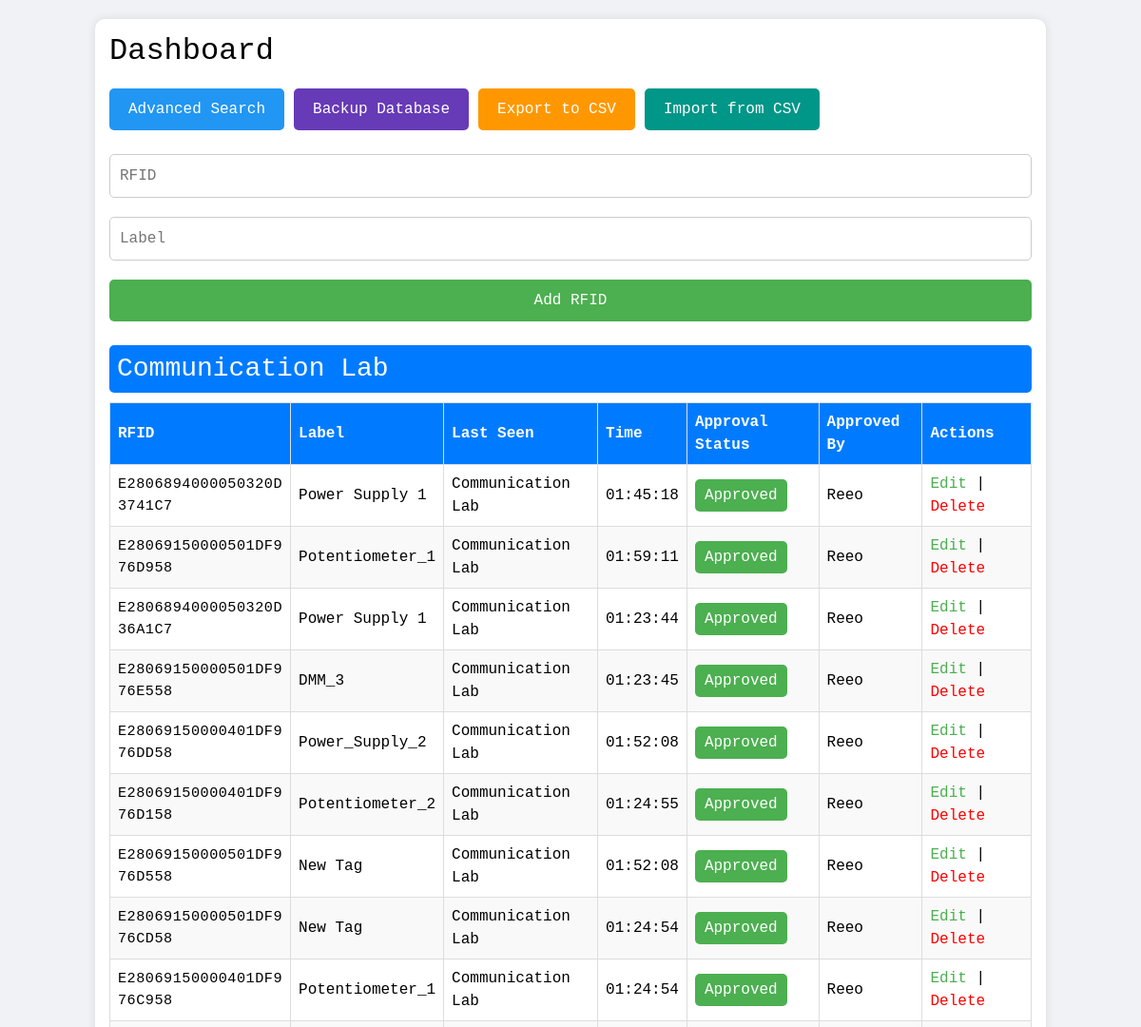
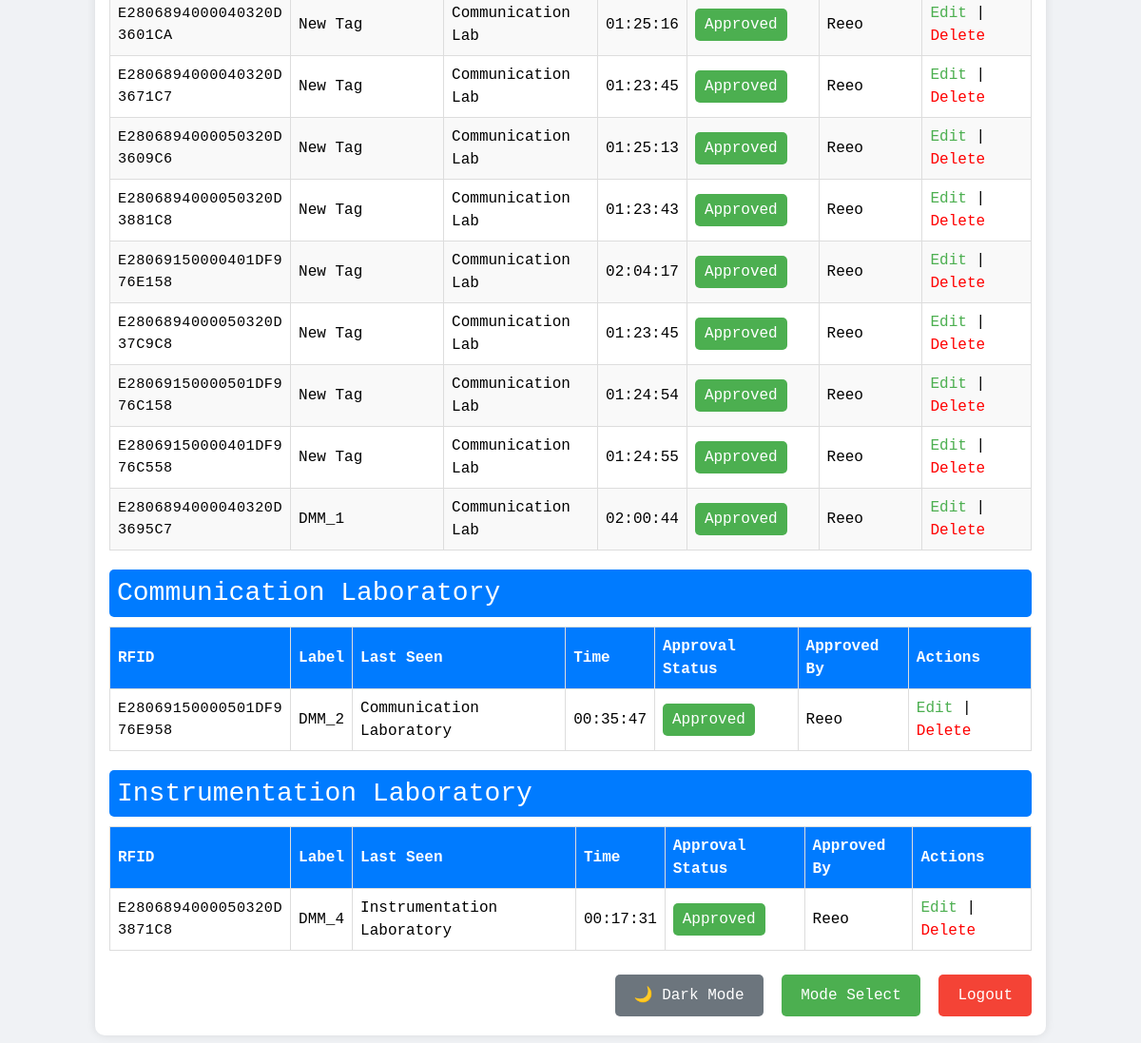
Page /dashboard (signed in) on the earlier database version (2 pictures, top to bottom).
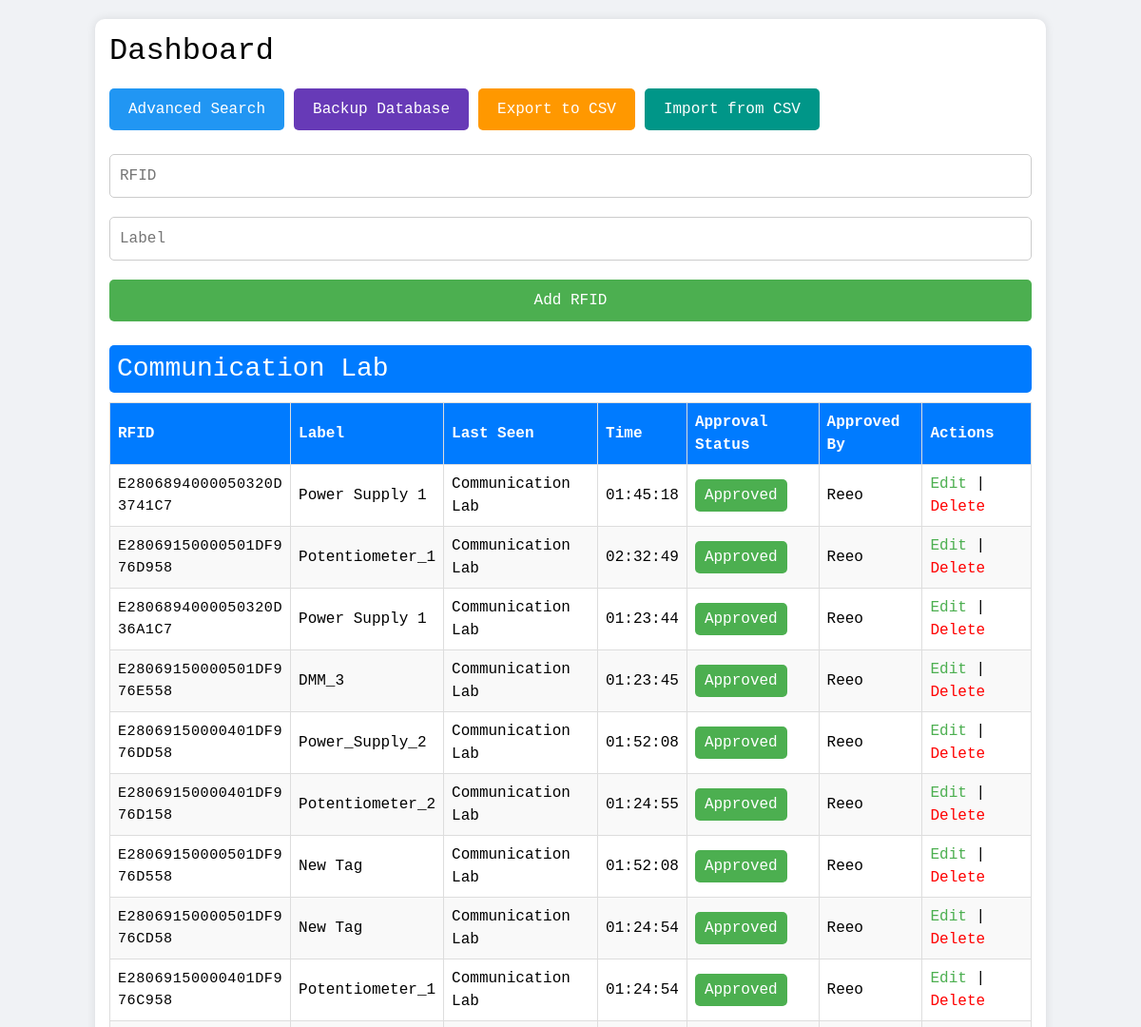
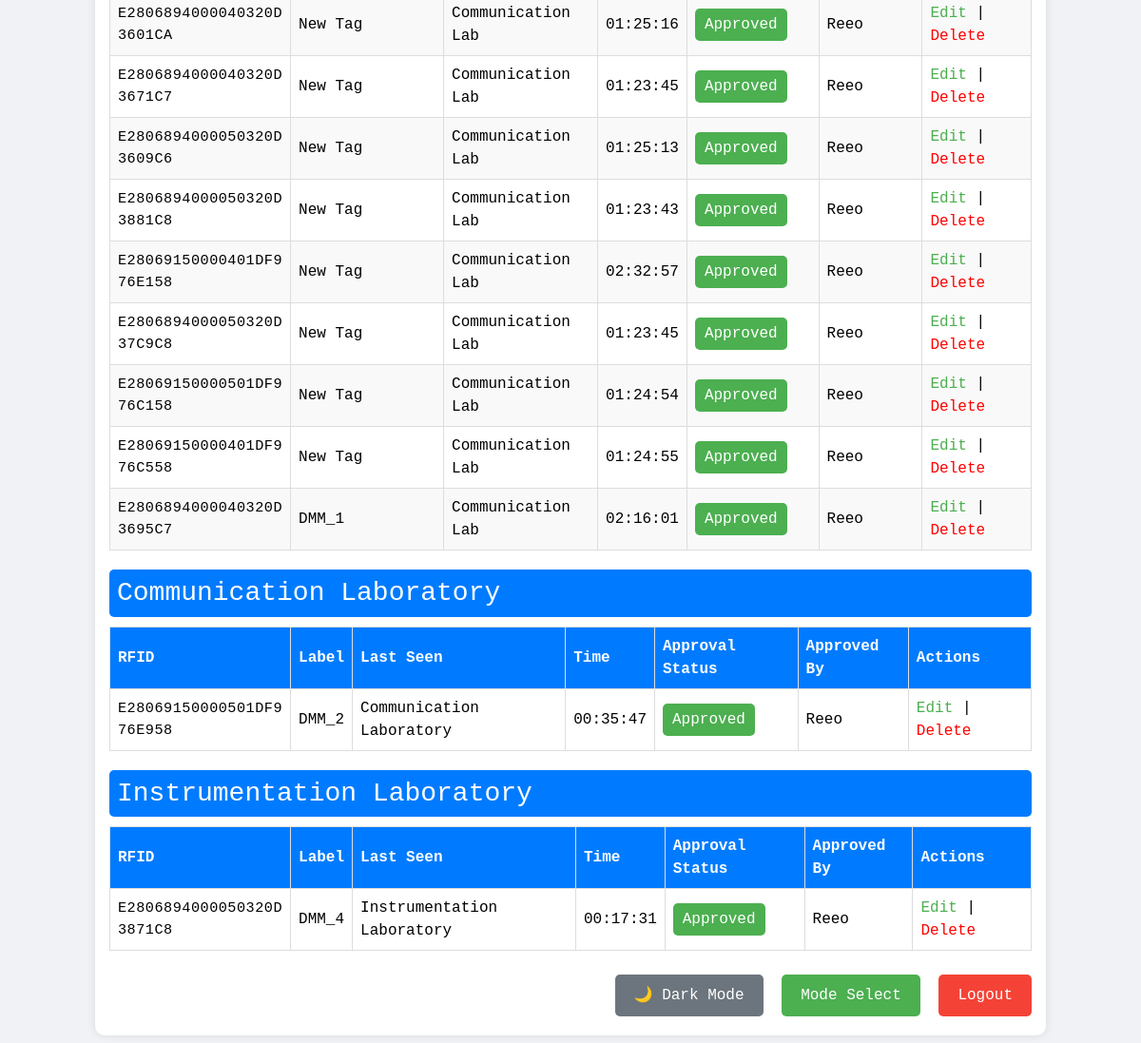
Same page on the later database version (2 pictures, top to bottom).
### app.py (models this page shows, shortened)
class Tag(db.Model):
    id = db.Column(db.Integer, primary_key=True)
    rfid = db.Column(db.String(120), unique=True, nullable=False)
    label = db.Column(db.String(120), nullable=False)
    last_seen = db.Column(db.String(120), nullable=False)
    time_seen = db.Column(db.String(120), nullable=False)
    date_seen = db.Column(db.String(120), nullable=True)
    last_changed_by = db.Column(db.String(120), nullable=True)
    approved = db.Column(db.Boolean, default=False, nullable=False)

### app.py (the view, shortened to what this page needs)
@app.route('/dashboard', methods=['GET', 'POST'])
@login_required
def dashboard():
    tags = Tag.query.all()
    grouped_tags = {}
    for tag in tags:
        location = tag.last_seen
        if location not in grouped_tags:
            grouped_tags[location] = []
        grouped_tags[location].append(tag)
    sorted_locations = sorted(grouped_tags.keys())
    if request.headers.get('X-Requested-With') == 'XMLHttpRequest' or request.args.get('format') == 'json':
        tags_data = []
        for tag in tags:
            tags_data.append(tag.to_dict())
        return jsonify({'tags': tags_data, 'grouped_tags': grouped_tags, 'locations': sorted_locations})
    return render_template('dashboard.html', tags=tags, grouped_tags=grouped_tags, locations=sorted_locations)

### app.py (called while the page is built)
@login_manager.user_loader
def load_user(user_id):
    return db.session.get(User, int(user_id))

### templates/dashboard.html (shortened to what the changed rows need)
{% extends "layout.html" %}
{% block content %}
<div id="content">
    <div class="box">
        <h2>Dashboard</h2>
        <div class="content-area">
            {% for location in locations %}
            <div class="location-section">
                <h3 style="margin-top: 20px; padding: 8px; background-color: #007bff; color: white; border-radius: 5px;">{{ location }}</h3>
                <table style="border-collapse: collapse; margin-top: 10px; width: 100%;">
                    <thead>
                        <tr>
                            <th style="padding: 8px; background-color: #007bff; color: white;">RFID</th>
                            <th style="padding: 8px; background-color: #007bff; color: white;">Label</th>
                            <th style="padding: 8px; background-color: #007bff; color: white;">Last Seen</th>
                            <th style="padding: 8px; background-color: #007bff; color: white;">Time</th>
                            <th style="padding: 8px; background-color: #007bff; color: white;">Approval Status</th>
                            <th style="padding: 8px; background-color: #007bff; color: white;">Approved By</th>
                            <th style="padding: 8px; background-color: #007bff; color: white;">Actions</th>
                        </tr>
                    </thead>
                    <tbody id="tags-list-{{ location|replace(' ', '-')|replace('_', '-')|lower }}">
                        {% for tag in grouped_tags[location] %}
                        <tr style="border-bottom: 1px solid #ddd;" data-rfid="{{ tag.rfid }}">
                            <td style="padding: 8px; width: auto;" class="rfid-code">
                                {% if tag.rfid|length > 6 %}
                                    <span style="display: block; white-space: nowrap;">{{ tag.rfid[:-6] }}</span>
                                    <span style="display: block; white-space: nowrap;">{{ tag.rfid[-6:] }}</span>
                                {% else %}
                                    <span style="display: block; white-space: nowrap;">{{ tag.rfid }}</span>
                                {% endif %}
                            </td>
                            <td style="padding: 8px;">{{ tag.label }}</td>
                            <td style="padding: 8px;">{{ tag.last_seen }}</td>
                            <td style="padding: 8px;">{{ tag.time_seen }}</td>
                            <td style="padding: 8px;">
                                <button class="approval-toggle-btn" data-id="{{ tag.id }}"
                                    style="padding: 5px 10px; border-radius: 5px; border: none; cursor: pointer;
                                    background-color: {% if tag.approved %}#4CAF50{% else %}#f44336{% endif %}; color: white;">
                                    {{ 'Approved' if tag.approved else 'Not Approved' }}
                                </button>
                            </td>
                            <td style="padding: 8px;">{{ tag.last_changed_by if tag.last_changed_by else 'N/A' }}</td>
                            <td style="padding: 8px;">
                                <a href="{{ url_for('edit', id=tag.id) }}" style="text-decoration: none; color: #4CAF50;">Edit</a> |
                                <a href="{{ url_for('delete', id=tag.id) }}" style="text-decoration: none; color: red;">Delete</a>
                            </td>
                        </tr>
                        {% endfor %}
                    </tbody>
                </table>
            </div>
            {% endfor %}
        </div>
    </div>
</div>
{% endblock %}

Differences in the rows shown:
changed Tag (number 2 of 20 on the later page): time_seen "01:59:11" → "02:32:49"
changed Tag (number 14 of 20 on the later page): time_seen "02:04:17" → "02:32:57"
changed Tag "DMM_1": time_seen "02:00:44" → "02:16:01"
